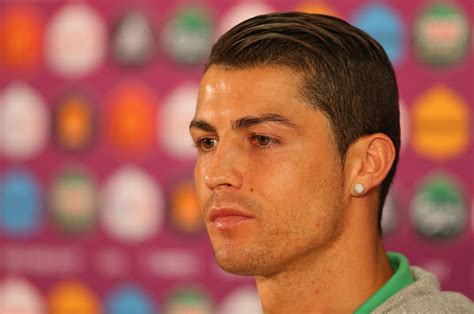
#> input picture Dataset/cristiano_ronaldo/1.jpg, 474 x 314 px; its folder holds only this picture in this run
$ python project.py
#> lines starting #> are read from the running program, lines starting #| are printed output that depends on the picture
#> the answer given: 1
# Python Footbal Face Recognition
# Naufal Hardiansyah / 2540117855
# Raymond Prasetio / 2501996846
# Repository: https://github.com/Cranbaerry/Face-Recognizer

import cv2
import os
import numpy as np
import math
from sklearn.model_selection import train_test_split
from sklearn.metrics import accuracy_score

class FaceRecognition:
    def __init__(self):
        # Initialize the parameters
        self.SCALE_FACTOR = 1.2
        self.MIN_NEIGHBORS = 5
        self.DATASET_PATH = 'Dataset/'
        self.GAUSSIAN_BLUR = lambda img: cv2.GaussianBlur(img, (13, 13), 0)
        self.BILATERAL_FILTER = lambda img: cv2.bilateralFilter(img, 10, 100, 100)
        self.LABELS = os.listdir(self.DATASET_PATH)

        # Initialize the face cascade classifier and face recognizer
        self.face_cascade = cv2.CascadeClassifier('haarcascade_frontalface_default.xml')
        self.face_recognizer = cv2.face.LBPHFaceRecognizer.create()

    def preprocess(self, img):
        # Apply Gaussian blur
        img = self.GAUSSIAN_BLUR(img)

        # Apply Bilateral filter
        img = self.BILATERAL_FILTER(img)
        return img

    def train_and_test(self):
        print("Training and Testing Model")
        face_list = []  # stores face
        class_list = []  # stores the name

        # Initialize a list to store the predicted labels
        for idx, name in enumerate(self.LABELS):
            full_path = self.DATASET_PATH + '/' + name
            for img_name in os.listdir(full_path):
                image_path = full_path + '/' + img_name
                img = cv2.imread(image_path, 0)
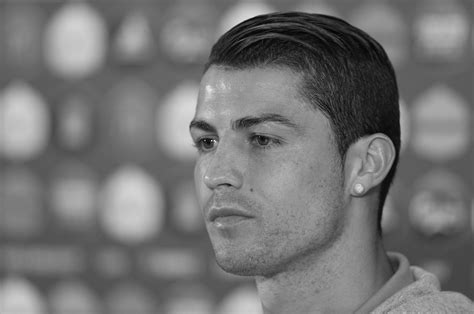
#> img: shape (314, 474); min 0, max 240, mean 116.1
                img = self.preprocess(img)
#> in preprocess, `img = self.BILATERAL_FILTER(img)`:
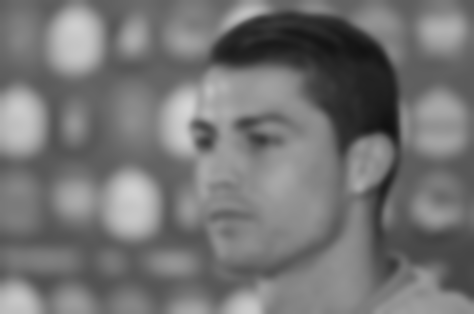
#> img: shape (314, 474); min 17, max 213, mean 116.1

                # Detect face
                detected_face = self.face_cascade.detectMultiScale(
                    img,
                    scaleFactor=self.SCALE_FACTOR,
                    minNeighbors=self.MIN_NEIGHBORS
                )
#> detected_face = ()
                if len(detected_face) < 1:
                    continue

                for face in detected_face:
                    x, y, h, w = face
                    face_img = img[y:y + h, x:x + w]
                    face_list.append(face_img)
                    class_list.append(idx)

        # Split the data into training and testing sets
        X_train, X_test, y_train, y_test = train_test_split(
            face_list,
            class_list,
            test_size=0.25,
            random_state=0,
            stratify=class_list
        )

        # Train the recognizer on the training data
        self.face_recognizer.train(X_train, np.array(y_train))

        # Test the recognizer on the test data
        predicted_labels = []
        for test_img in X_test:
            res, confidence = self.face_recognizer.predict(test_img)
            predicted_labels.append(res)

        # Calculate accuracy of the model
        accuracy = accuracy_score(y_test, predicted_labels)
        print(f"Accuracy: {accuracy * 100:2f}%")

        # Save the model
        self.face_recognizer.save('model.xml')

    def predict(self):
        # Check if the model exists
        if not os.path.exists('model.xml'):
            print("Model not found. Please train the model first.")
            return

        # Load the model
        self.face_recognizer.read('model.xml')

        # Predict the image
        predict_path = input("Input absolute path of the image to predict: ")
        predict_img = cv2.imread(predict_path, 0)
        # Preprocessing disabled for predicting
        # It gives 0% confidence despite predicting the correct result ¯\_(ツ)_/¯
        # predict_img = self.preprocess(predict_img)

        detected_face = self.face_cascade.detectMultiScale(
            predict_img,
            scaleFactor=self.SCALE_FACTOR,
            minNeighbors=self.MIN_NEIGHBORS
        )

        if len(detected_face) < 1:
            print("No Face Detected")
            return

        for face in detected_face:
            x, y, h, w = face
            face_img = predict_img[y:y + h, x:x + w]
            res, confidence = self.face_recognizer.predict(face_img)
            print(res, confidence)
            confidence = math.floor(confidence * 100) / 100

            # Draws a rectangle at the face
            img_bgr = cv2.imread(predict_path)
            cv2.rectangle(img_bgr, (x, y), (x + w, y + h), (0, 255, 0), 1)
            text = self.LABELS[res] + " : " + str(confidence) + "%"
            cv2.putText(img_bgr, text, (x, y - 10), cv2.FONT_HERSHEY_PLAIN, 1.5, (0, 255, 0), 0)
            cv2.imshow('Result', img_bgr)
            cv2.waitKey(0)

if __name__ == "__main__":
    face_recognition = FaceRecognition()
    while True:
        print("Python Football Face Recognition")
        print("1. Train and Test Model")
        print("2. Predict")
        print("3. Exit")
        try:
#> (the run stopped early here; a loop or call above may not have finished)
